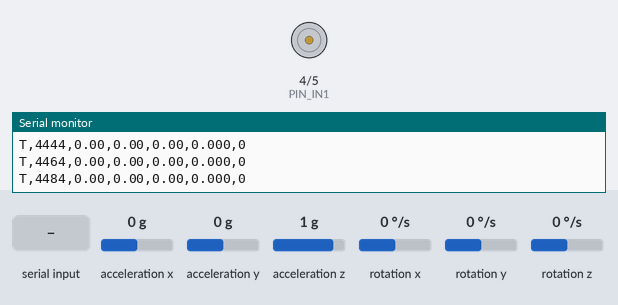
A sketch run on a simulated ESP32-C3. On the bench: motor-driver pin pairs drawn as motors (green arrow = first pin HIGH = forward, orange = second pin HIGH = backward, longer = more drive), the last lines printed to the serial monitor. Wiring (inferred from the names in the program): MPU-6050 motion sensor at I2C address 0x68. Inputs (shaded band) come from the test bench; at power-on: acceleration x 0 g, acceleration y 0 g, acceleration z 1 g, rotation x 0 °/s, rotation y 0 °/s, rotation z 0 °/s.

Above: at 4.5 s.
4.6 s: acceleration x set to -1.4 g
At 5.07 s:
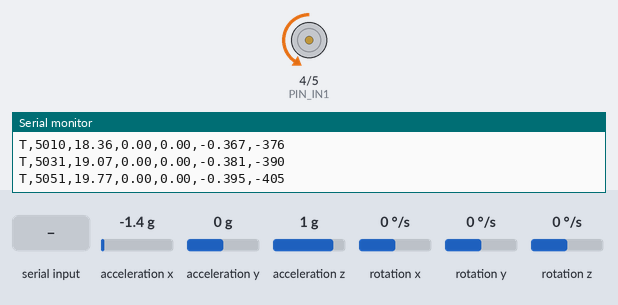
At 5.67 s:
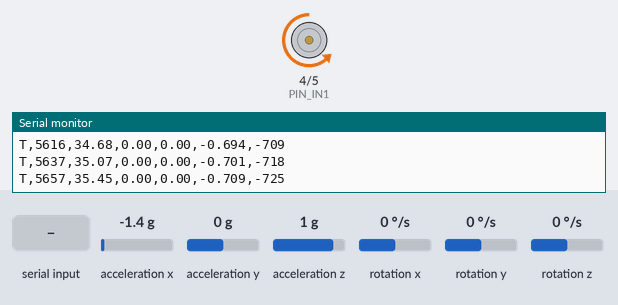
7.6 s: ",\n" received over Serial
9.1 s: "s\n" received over Serial
12.1 s: "X90\n" received over Serial
Timing chart, 0 to 14.6 s (numbered marks = the images above; inputs shaded):
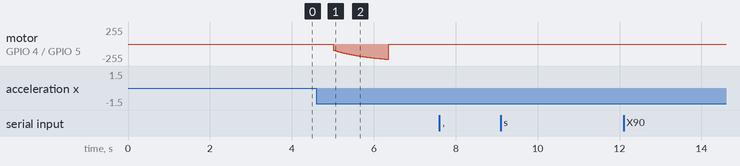

The sketch:

hw-afifi.ino
```cpp
/*
  FLYING STICK OTOMATIS
  ESP32-C3 Super Mini
  MPU6050 + DRV8833 + Motor DC Coreless

  SERIAL MONITOR:
  Baud rate : 115200
  Line ending: Newline

  PERINTAH:
  M,400,1          = Tes motor arah 1
  M,400,-1         = Tes motor arah 2
  X                = Stop motor
  S,0.02,0,0.002,0 = Aktifkan PID dengan parameter manual

  PID otomatis aktif setelah kalibrasi MPU6050.
*/

// =====================================================
// LIBRARY
// =====================================================

#include <Arduino.h>
#include <Wire.h>
#include <math.h>
#include <stdio.h>

// =====================================================
// KONFIGURASI PIN
// =====================================================

#define TELEMETRY_ONLY 0

#define PIN_SDA 6
#define PIN_SCL 7

#define PIN_IN1 4
#define PIN_IN2 5

// PWM
#define PWM_FREQ 20000
#define PWM_BITS 10
#define PWM_MAX 1023

// MPU6050
#define MPU_ADDR 0x68

// =====================================================
// KONFIGURASI SENSOR
// =====================================================

// Berdasarkan hasil pengujian MPU6050:
// Pitch = gerakan kanan-kiri

#define AX_ALONG 2
#define AX_SIDE 0
#define AX_GYRO 1

#define ALONG_POSITIVE 1

#define ANGLE_SIGN 1.0f
#define GYRO_SIGN 1.0f

// Jika motor memperbesar kemiringan,
// ubah 1 menjadi -1.
#define MOTOR_SIGN 1.0f

// =====================================================
// PARAMETER PID
// =====================================================

const float LOOP_HZ = 200.0f;
const float TELEM_HZ = 50.0f;

const float ALPHA = 0.995f;

const float TILT_LIMIT_DEG = 45.0f;
const float SP_LIMIT_DEG = 30.0f;

// PID awal
float g_kp = 0.02f;
float g_ki = 0.0f;
float g_kd = 0.002f;

float g_setpoint = 0.0f;

// Integral
const float I_LIMIT = 0.30f;

// Batas keluaran
const float U_BIAS = 0.0f;

// Motor berhenti ketika sudut mendekati tengah
const float ANGLE_DEADBAND_DEG = 1.5f;

// Kalibrasi
const int CAL_SAMPLES = 500;

const float ACC_LSB = 16384.0f;
const float GYRO_LSB = 65.5f;

// =====================================================
// VARIABEL GLOBAL
// =====================================================

float g_integ = 0.0f;

float g_gyroBias = 0.0f;
float g_angle0 = 0.0f;
float g_angle = 0.0f;

bool g_armed = false;
bool g_tripped = false;

bool g_manualTest = false;

int g_manualDuty = 0;
int g_manualDir = 1;

int g_pwmSigned = 0;

bool g_pwmReady = false;
bool g_mpuOk = false;

// =====================================================
// MPU6050
// =====================================================

bool mpuWrite(uint8_t reg, uint8_t val) {

  Wire.beginTransmission(MPU_ADDR);

  Wire.write(reg);
  Wire.write(val);

  return Wire.endTransmission() == 0;
}

bool mpuInit() {

  bool ok = true;

  ok &= mpuWrite(0x6B, 0x00);

  delay(100);

  ok &= mpuWrite(0x19, 0x00);
  ok &= mpuWrite(0x1A, 0x03);
  ok &= mpuWrite(0x1B, 0x08);
  ok &= mpuWrite(0x1C, 0x00);

  return ok;
}

bool mpuRead(float acc[3], float gyr[3]) {

  Wire.beginTransmission(MPU_ADDR);
  Wire.write(0x3B);

  if (Wire.endTransmission(false) != 0) {
    return false;
  }

  if (Wire.requestFrom(
        (uint8_t)MPU_ADDR,
        (uint8_t)14
      ) != 14) {

    return false;
  }

  int16_t r[7];

  for (int i = 0; i < 7; i++) {

    uint8_t hi = Wire.read();
    uint8_t lo = Wire.read();

    r[i] = (int16_t)((hi << 8) | lo);
  }

  for (int i = 0; i < 3; i++) {

    acc[i] = r[i] / ACC_LSB;
    gyr[i] = r[i + 4] / GYRO_LSB;
  }

  return true;
}

// =====================================================
// MOTOR DRIVER DRV8833
// =====================================================

#ifdef ESP_ARDUINO_VERSION_MAJOR

  #if ESP_ARDUINO_VERSION_MAJOR >= 3
    #define PWM_NEW_API 1
  #endif

#endif

bool pwmInit() {

#ifdef PWM_NEW_API

  bool ok1 = ledcAttach(
    PIN_IN1,
    PWM_FREQ,
    PWM_BITS
  );

  bool ok2 = ledcAttach(
    PIN_IN2,
    PWM_FREQ,
    PWM_BITS
  );

  if (!ok1 || !ok2) {

    Serial.println("# ERROR PWM");

    return false;
  }

#else

  double f1 = ledcSetup(
    0,
    PWM_FREQ,
    PWM_BITS
  );

  double f2 = ledcSetup(
    1,
    PWM_FREQ,
    PWM_BITS
  );

  if (f1 <= 0 || f2 <= 0) {
    return false;
  }

  ledcAttachPin(PIN_IN1, 0);
  ledcAttachPin(PIN_IN2, 1);

#endif

  Serial.println("# PWM SIAP");

  return true;
}

void pwmWrite(int in1, int in2) {

  in1 = constrain(in1, 0, PWM_MAX);
  in2 = constrain(in2, 0, PWM_MAX);

  if (!g_pwmReady) {
    return;
  }

#ifdef PWM_NEW_API

  ledcWrite(PIN_IN1, in1);
  ledcWrite(PIN_IN2, in2);

#else

  ledcWrite(0, in1);
  ledcWrite(1, in2);

#endif
}

// =====================================================
// KONTROL MOTOR
// =====================================================

void setMotor(float u) {

  u = constrain(u, -1.0f, 1.0f);

  int duty =
    (int)(fabsf(u) * PWM_MAX + 0.5f);

  if (duty == 0) {

    pwmWrite(0, 0);

    g_pwmSigned = 0;
  }

  else if (u > 0) {

    pwmWrite(duty, 0);

    g_pwmSigned = duty;
  }

  else {

    pwmWrite(0, duty);

    g_pwmSigned = -duty;
  }
}

// =====================================================
// PERHITUNGAN SUDUT
// =====================================================

float wrap180(float a) {

  while (a > 180.0f) {
    a -= 360.0f;
  }

  while (a < -180.0f) {
    a += 360.0f;
  }

  return a;
}

const float ALONG_SGN =
  ALONG_POSITIVE ? 1.0f : -1.0f;

const float SIDE_SGN =
  ((((AX_GYRO + 1) % 3) == AX_SIDE)
  ? 1.0f : -1.0f) * ALONG_SGN;

float accAngleRaw(const float acc[3]) {

  return atan2f(
    SIDE_SGN * acc[AX_SIDE],
    ALONG_SGN * acc[AX_ALONG]
  ) * 180.0f / PI;
}

// =====================================================
// KALIBRASI MPU6050
// =====================================================

bool calibrate() {

  Serial.println("# KALIBRASI MPU6050");
  Serial.println("# TAHAN STIK TEGAK DAN DIAM");

  float sumAcc[3] = {0, 0, 0};

  float sumGyro = 0;

  int good = 0;

  float acc[3];
  float gyr[3];

  for (int i = 0; i < CAL_SAMPLES; i++) {

    if (mpuRead(acc, gyr)) {

      for (int k = 0; k < 3; k++) {
        sumAcc[k] += acc[k];
      }

      sumGyro += gyr[AX_GYRO];

      good++;
    }

    delay(4);
  }

  if (good < CAL_SAMPLES / 2) {
    return false;
  }

  float avgAcc[3] = {
    sumAcc[0] / good,
    sumAcc[1] / good,
    sumAcc[2] / good
  };

  g_angle0 = accAngleRaw(avgAcc);

  g_gyroBias = sumGyro / good;

  g_angle = 0;

  Serial.printf(
    "# GYRO BIAS: %.3f\n",
    g_gyroBias
  );

  Serial.printf(
    "# SUDUT NOL: %.2f\n",
    g_angle0
  );

  Serial.println("# KALIBRASI SELESAI");

  return true;
}

// =====================================================
// PEMROSESAN PERINTAH SERIAL
// =====================================================

void processLine(const char* s) {

  // STOP

  if (s[0] == 'X' || s[0] == 'x') {

    g_armed = false;
    g_manualTest = false;

    g_manualDuty = 0;
    g_integ = 0;

    setMotor(0);

    Serial.println("# MOTOR STOP");

    return;
  }

  // TES MOTOR MANUAL

  if (
    (s[0] == 'M' || s[0] == 'm') &&
    s[1] == ','
  ) {

    int duty = 0;
    int direction = 0;

    if (
      sscanf(s + 2, "%d,%d", &duty, &direction) == 2 &&
      duty >= 100 &&
      duty <= 700 &&
      (direction == 1 || direction == -1)
    ) {

      if (!g_pwmReady) {

        Serial.println("# PWM BELUM SIAP");

        return;
      }

      g_armed = false;
      g_integ = 0;

      g_manualDuty = duty;
      g_manualDir = direction;

      g_manualTest = true;

      Serial.println("# MOTOR MANUAL AKTIF");
    }

    else {

      Serial.println("# FORMAT: M,400,1");
    }

    return;
  }

  // AKTIFKAN PID MANUAL

  if (
    (s[0] == 'S' || s[0] == 's') &&
    s[1] == ','
  ) {

    float kp, ki, kd, sp;

    if (
      sscanf(s + 2, "%f,%f,%f,%f",
             &kp, &ki, &kd, &sp) == 4 &&

      isfinite(kp) &&
      isfinite(ki) &&
      isfinite(kd) &&
      isfinite(sp) &&

      kp >= 0 &&
      ki >= 0 &&
      kd >= 0 &&

      kp <= 10 &&
      ki <= 10 &&
      kd <= 10 &&

      fabsf(sp) <= SP_LIMIT_DEG
    ) {

      if (!g_mpuOk || !g_pwmReady) {

        Serial.println("# SENSOR ATAU PWM BELUM SIAP");

        return;
      }

      g_kp = kp;
      g_ki = ki;
      g_kd = kd;

      g_setpoint = sp;

      g_manualTest = false;

      g_integ = 0;
      g_tripped = false;
      g_armed = true;

      Serial.println("# PID AKTIF");
    }

    else {

      Serial.println("# PARAMETER PID TIDAK VALID");
    }

    return;
  }

  Serial.println("# PERINTAH TIDAK DIKENAL");
}

// =====================================================
// MEMBACA SERIAL
// =====================================================

void handleSerial() {

  static char buf[64];

  static uint8_t n = 0;

  while (Serial.available()) {

    char c = (char)Serial.read();

    if (c == '\n' || c == '\r') {

      if (n > 0) {

        buf[n] = '\0';

        processLine(buf);
      }

      n = 0;
    }

    else if (n < sizeof(buf) - 1) {

      buf[n++] = c;
    }

    else {

      n = 0;
    }
  }
}

// =====================================================
// SETUP
// =====================================================

void setup() {

  Serial.begin(115200);

  delay(500);

  Serial.println();
  Serial.println("# FLYING STICK START");

  pinMode(PIN_IN1, OUTPUT);
  pinMode(PIN_IN2, OUTPUT);

  digitalWrite(PIN_IN1, LOW);
  digitalWrite(PIN_IN2, LOW);

  // PWM

  g_pwmReady = pwmInit();

  setMotor(0);

  // MPU6050

  Wire.begin(PIN_SDA, PIN_SCL);

  Wire.setClock(100000);

  if (!mpuInit()) {

    Serial.println("# MPU6050 TIDAK TERDETEKSI");

    g_mpuOk = false;

    return;
  }

  if (!calibrate()) {

    Serial.println("# KALIBRASI GAGAL");

    g_mpuOk = false;

    return;
  }

  g_mpuOk = true;

  // PID OTOMATIS AKTIF

  if (g_pwmReady) {

    g_armed = true;

    Serial.println("# MPU6050 SIAP");
    Serial.println("# PID OTOMATIS AKTIF");

  }

  else {

    g_armed = false;

    Serial.println("# PWM GAGAL");
  }

  Serial.println("# TARGET SUDUT: 0 DERAJAT");
}

// =====================================================
// LOOP UTAMA
// =====================================================

void loop() {

  static uint32_t tPrev = micros();

  static uint32_t tTelem = 0;

  static int failCount = 0;

  const uint32_t loopUs =
    (uint32_t)(1000000.0f / LOOP_HZ);

  const uint32_t telemMs =
    (uint32_t)(1000.0f / TELEM_HZ);

  handleSerial();

  uint32_t now = micros();

  if ((uint32_t)(now - tPrev) < loopUs) {
    return;
  }

  float dt = (now - tPrev) * 1.0e-6f;

  tPrev = now;

  if (dt > 0.05f) {
    dt = 0.05f;
  }

  // =================================================
  // MODE MOTOR MANUAL
  // =================================================

#if !TELEMETRY_ONLY

  if (g_manualTest && !g_tripped) {

    float motorOutput =
      (float)g_manualDuty / (float)PWM_MAX;

    setMotor(g_manualDir * motorOutput);

    return;
  }

#endif

  // =================================================
  // CEK SENSOR
  // =================================================

  if (!g_mpuOk) {

    setMotor(0);

    return;
  }

  float acc[3];
  float gyr[3];

  if (!mpuRead(acc, gyr)) {

    failCount++;

    if (failCount >= 5) {

      g_tripped = true;
      g_armed = false;
      g_manualTest = false;

      setMotor(0);

      Serial.println("# FAULT MPU6050");
    }

    return;
  }

  failCount = 0;

  // =================================================
  // COMPLEMENTARY FILTER
  // =================================================

  float gyro =
    ANGLE_SIGN *
    GYRO_SIGN *
    (gyr[AX_GYRO] - g_gyroBias);

  float accAng =
    ANGLE_SIGN *
    wrap180(accAngleRaw(acc) - g_angle0);

  g_angle =
    ALPHA * (g_angle + gyro * dt) +
    (1.0f - ALPHA) * accAng;

  // =================================================
  // PROTEKSI SUDUT
  // =================================================

  if (
    fabsf(g_angle) > TILT_LIMIT_DEG &&
    !g_tripped
  ) {

    g_tripped = true;
    g_armed = false;

    setMotor(0);

    Serial.println("# TRIP: SUDUT MELEBIHI 45 DERAJAT");
  }

  // =================================================
  // HITUNG PID
  // =================================================

  float error =
    g_setpoint - g_angle;

  float pTerm =
    g_kp * error;

  float dTerm =
    -g_kd * gyro;

  float uTry =
    pTerm +
    dTerm +
    U_BIAS +
    g_ki * g_integ;

  bool sat =
    fabsf(uTry) >= 1.0f;

  if (!sat || (uTry * error < 0)) {

    g_integ += error * dt;
  }

  if (g_ki > 1.0e-6f) {

    float lim = I_LIMIT / g_ki;

    g_integ = constrain(
      g_integ,
      -lim,
      lim
    );
  }

  float u =
    pTerm +
    dTerm +
    U_BIAS +
    g_ki * g_integ;

  u = constrain(u, -1.0f, 1.0f);

  // =================================================
  // AKTUATOR MOTOR
  // =================================================

#if TELEMETRY_ONLY

  setMotor(0);

#else

  if (g_tripped || !g_armed) {

    setMotor(0);
  }

  else {

    // MOTOR MATI DI AREA TENGAH

    if (
      fabsf(error) <= ANGLE_DEADBAND_DEG
    ) {

      setMotor(0);

      g_integ = 0;
    }

    else {

      setMotor(MOTOR_SIGN * u);
    }
  }

#endif

  // =================================================
  // TELEMETRI
  // =================================================

  uint32_t ms = millis();

  if (ms - tTelem >= telemMs) {

    tTelem = ms;

    Serial.printf(
      "T,%lu,%.2f,%.2f,%.2f,%.3f,%d\n",
      (unsigned long)ms,
      g_angle,
      gyro,
      g_setpoint,
      u,
      g_pwmSigned
    );
  }
}
```
